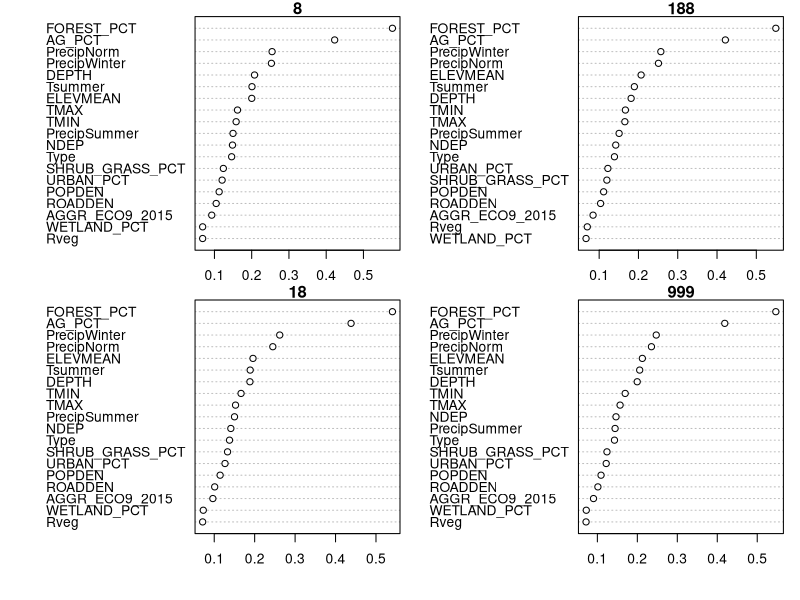
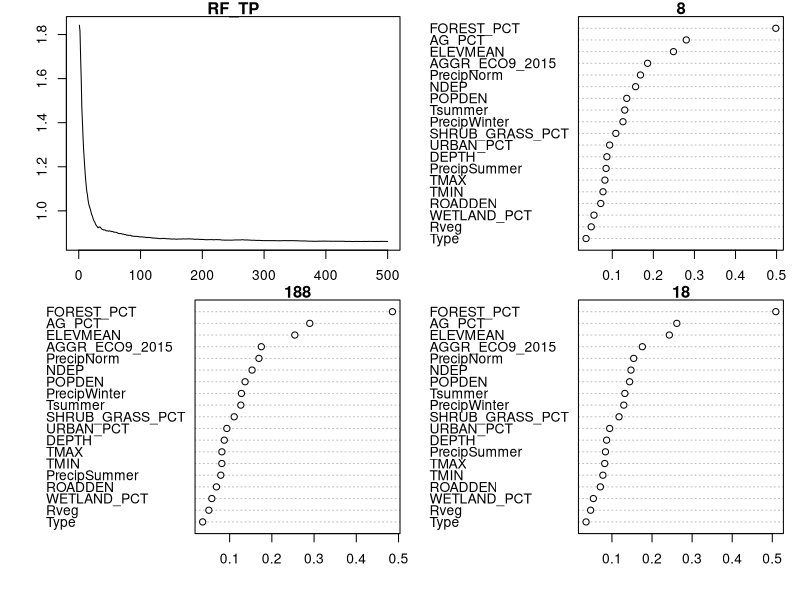

These figures' R source, in order: (Note: a time limit stopped this script after it produced the figures.)
# Author: Katelyn King, adapted code by Ian McCullough
# Date: Jan 4, 2019
#####################################################################################################
#install.packages('randomForest')
#### R libraries ####
library(dplyr)
library(randomForest)
library(ggplot2)

#### load data ####
lake <- read.csv("Data/NLA2012_data.csv", header=T)
stream<-read.csv("Data/NRSA0809_data.csv", header=T)
wetland<-read.csv("Data/NWCA2011_data.csv", header=T)

### Combine all 3 ecosystems 
allecos<-gtools::smartbind(lake, stream, wetland)

### Compare biotic and abiotic variables to predictor variables###
## Random forest procedure
#set up parameters 
ntreez <- 500
par(mfrow=c(2,2))
par(mar=c(2,2,1,1), oma=c(2,2,0,0))
set_string <-c(8, 188, 18, 999) #TRY DIFFERENT SEED SETS 188, 18, 999 top predictors don't change 

### TP #### 
noNAs<-allecos[!(is.na(allecos$TP)),] 
for (i in 1:length(set_string)) {
  set.seed(set_string[i])
  RF_TP <- randomForest(log(TP+1) ~ Rveg + ELEVMEAN + Type + DEPTH + POPDEN + ROADDEN + NDEP + 
                          TMIN + TMAX + PrecipNorm + PrecipSummer + Tsummer + PrecipWinter + AG_PCT + FOREST_PCT +
                          WETLAND_PCT + URBAN_PCT + SHRUB_GRASS_PCT + AGGR_ECO9_2015, 
                        data=noNAs, ntree=ntreez, importance=T, na.action=na.omit)
  RF_TP
  TP_imp <-randomForest::importance(RF_TP, type=1, scale=FALSE) #mean decrease in accuracy (also called permutation accuracy importance).
  imp<-as.data.frame(TP_imp) 
  imp$'Pred'   <-rownames(imp)
  imp <- structure(imp$`%IncMSE`, names = as.character(imp$Pred))
  
  dotchart(imp[order(imp)], xlab = "mean decrease in accuracy",
                main = set_string[i])
  
} 

# diagnostic for if I ran enough trees to reduce MSE  
plot(RF_TP, xlim=c(0,500))

#### TN ##### 
noNAs<-allecos[!(is.na(allecos$TN)),] 
for (i in 1:length(set_string)) { #TRY DIFFERENT SEED SETS 188, 18, 999, 8
  set.seed(set_string[i])
RF_TN <- randomForest(log(TN+1) ~ Rveg + ELEVMEAN + Type + DEPTH + POPDEN + ROADDEN + NDEP + 
                        TMIN + TMAX + PrecipNorm + PrecipSummer + Tsummer + PrecipWinter + AG_PCT + FOREST_PCT +
                        WETLAND_PCT + URBAN_PCT + SHRUB_GRASS_PCT + AGGR_ECO9_2015, 
                      data=noNAs, ntree=ntreez, importance=T, na.action=na.omit)
RF_TN
TN_imp <-randomForest::importance(RF_TN, type=1, scale=FALSE) #mean decrease in accuracy (also called permutation accuracy importance).
imp<-as.data.frame(TN_imp) 
imp$'Pred'   <-rownames(imp)
imp <- structure(imp$`%IncMSE`, names = as.character(imp$Pred))

dotchart(imp[order(imp)], xlab = "mean decrease in accuracy",
         main = set_string[i])

} 

# diagnostic for if I ran enough trees to reduce MSE  
plot(RF_TN, xlim=c(0,500))

#### ChlA ##### 
noNAs<-allecos[!(is.na(allecos$CHLA)),] 
for (i in 1:length(set_string)) { #TRY DIFFERENT SEED SETS 188, 18, 999, 8
  set.seed(set_string[i])
RF_CHLA <- randomForest(log(CHLA+1) ~ Rveg + ELEVMEAN + Type + DEPTH + POPDEN + ROADDEN + NDEP + 
                        TMIN + TMAX + PrecipNorm + PrecipSummer + Tsummer + PrecipWinter + AG_PCT + FOREST_PCT +
                        WETLAND_PCT + URBAN_PCT + SHRUB_GRASS_PCT + AGGR_ECO9_2015, 
                      data=noNAs, ntree=ntreez, importance=T, na.action=na.omit)
RF_CHLA
CHLA_imp <-randomForest::importance(RF_CHLA, type=1, scale=FALSE) #mean decrease in accuracy (also called permutation accuracy importance).
imp<-as.data.frame(CHLA_imp) 
imp$'Pred'   <-rownames(imp)
imp <- structure(imp$`%IncMSE`, names = as.character(imp$Pred))

dotchart(imp[order(imp)], xlab = "mean decrease in accuracy",
         main = set_string[i])

} 
# diagnostic for if I ran enough trees to reduce MSE  
plot(RF_CHLA, xlim=c(0,500))

#### Aquatic Veg ##### 
noNAs<-allecos[!(is.na(allecos$aqveg)),] 
for (i in 1:length(set_string)) { #TRY DIFFERENT SEED SETS 188, 18, 999, 8
  set.seed(set_string[i])
RF_aqveg <- randomForest(log(aqveg+1) ~ Rveg + ELEVMEAN + Type + DEPTH + POPDEN + ROADDEN + NDEP + 
                          TMIN + TMAX + PrecipNorm + PrecipSummer + Tsummer + PrecipWinter + AG_PCT + FOREST_PCT +
                          WETLAND_PCT + URBAN_PCT + SHRUB_GRASS_PCT + AGGR_ECO9_2015, 
                        data=noNAs, ntree=ntreez, importance=T, na.action=na.omit)
RF_aqveg
veg_imp <-randomForest::importance(RF_aqveg, type=1, scale=FALSE) #mean decrease in accuracy (also called permutation accuracy importance).
imp<-as.data.frame(veg_imp) 
imp$'Pred'   <-rownames(imp)
imp <- structure(imp$`%IncMSE`, names = as.character(imp$Pred))

dotchart(imp[order(imp)], xlab = "mean decrease in accuracy",
         main = set_string[i])

} 
# diagnostic for if I ran enough trees to reduce MSE  
plot(RF_aqveg, xlim=c(0,500))

### 4-PANEL PLOT ####

#ggplot 
#TP
  imp<-as.data.frame(TP_imp) 
  imp$'Pred'   <-rownames(imp)
  io<-imp[order(imp$`%IncMSE`),]
  io$`Pred` <- factor(io$`Pred`, levels=io$`Pred`)  # convert to factor to retain sorted order in plot.
  
  theme_set(theme_bw())  

TP<- ggplot(io, aes(x=`Pred`, y=`%IncMSE`)) + 
  geom_point(stat="identity", size=2) + 
  coord_flip(ylim = c(0, 0.6)) + 
  theme(axis.text.y=element_text(face = c('plain', 'plain', 'plain', 'plain',
                                          'plain', 'plain', 'plain', 'plain', 'plain', 'plain',
                                          'plain', 'plain', 'plain', 'plain', 'plain', 'plain', 
                                          'bold', 'bold', 'bold'))) +
  theme(axis.title.x=element_blank()) + 
  theme(axis.title.y=element_blank())

#TN
imp<-as.data.frame(TN_imp) 
imp$'Pred'   <-rownames(imp)
io<-imp[order(imp$`%IncMSE`),]
io$`Pred` <- factor(io$`Pred`, levels=io$`Pred`)  # convert to factor to retain sorted order in plot.

TN<- ggplot(io, aes(x=`Pred`, y=`%IncMSE`)) + 
  geom_point(stat="identity", size=2) + 
  coord_flip(ylim = c(0, 0.6)) + 
  theme(axis.text.y=element_text(face = c( 'plain', 'plain', 'plain', 'plain',
                                          'plain', 'plain', 'plain', 'plain', 'plain', 'plain',
                                          'plain', 'plain', 'plain', 'plain', 'plain', 'bold', 
                                          'bold', 'bold', 'bold'))) +
  theme(axis.title.x=element_blank())  + 
  theme(axis.title.y=element_blank())

#CHL
imp<-as.data.frame(CHLA_imp) 
imp$'Pred'   <-rownames(imp)
io<-imp[order(imp$`%IncMSE`),]
io$`Pred` <- factor(io$`Pred`, levels=io$`Pred`)  # convert to factor to retain sorted order in plot.

CHL<- ggplot(io, aes(x=`Pred`, y=`%IncMSE`)) + 
  geom_point(stat="identity", size=2) + 
  coord_flip(ylim = c(0, 0.4)) + 
  theme(axis.text.y=element_text(face = c('plain', 'plain', 'plain',
                                          'plain', 'plain', 'plain', 'plain', 'plain', 'plain',
                                          'plain', 'plain', 'plain', 'plain', 'plain', 'plain', 
                                          'plain', 'bold', 'bold', 'bold'))) +
  ylab("mean decrease in accuracy") + 
  theme(axis.title.y=element_blank())


#AqVeg
imp<-as.data.frame(veg_imp) 
imp$'Pred'   <-rownames(imp)
io<-imp[order(imp$`%IncMSE`),]
io$`Pred` <- factor(io$`Pred`, levels=io$`Pred`)  # convert to factor to retain sorted order in plot.

veg<- ggplot(io, aes(x=`Pred`, y=`%IncMSE`)) + 
  geom_point(stat="identity", size=2) + 
  coord_flip( ylim = c(0, 0.85)) + 
  theme(axis.text.y=element_text(face = c('plain', 'plain', 'plain',
                                          'plain', 'plain', 'plain', 'plain', 'plain', 'plain',
                                          'plain', 'plain', 'plain', 'plain', 'plain', 'plain', 
                                          'plain', 'plain', 'bold', 'bold'))) +
  ylab("mean decrease in accuracy") + 
  theme(axis.title.y=element_blank())


Fig3<-cowplot::plot_grid(TP, TN, CHL, veg, labels = c('A', 'B', "C", "D"))

#save plot
cowplot::save_plot("Fig3.png", Fig2, ncol = 2, nrow = 2, base_width = 7,
                   base_aspect_ratio = 1.1)

############################################
## Appendix S2 ###
############################################
#plot the number of trees as a function of error 
jpeg('App2.jpeg',width = 7, height = 4, units = 'in', res = 600)
par(mfrow=c(2,2))
par(mar=c(2,2,1,1), oma=c(2,2,0,0))

plot(RF_TP, xlim=c(0,500), main ='')
mtext('A', side = 3, line = 0, adj = -0.1, cex = 1, font=2)
plot(RF_TN, xlim=c(0,500), main ='')
mtext('B', side = 3, line = 0, adj = -0.1, cex = 1, font=2)
plot(RF_CHLA, xlim=c(0,500), main ='')
mtext('C', side = 3, line = 0, adj = -0.1, cex = 1, font=2)
plot(RF_aqveg, xlim=c(0,500), main ='')
mtext('D', side = 3, line = 0, adj = -0.1, cex = 1, font=2)
mtext("number of trees", side = 1, outer = TRUE, cex = 1, line = 1)
mtext("error", side = 2, outer = TRUE, adj=0.53, cex = 1, line = 1)

dev.off()

#### subsampling RF for equal sample size #### 

set.seed(999) #try multiple random bootstrap samples, set.seed( 999, 19, 18, and 188 )
lake_samp<-sample(nrow(lake), size=400, replace = TRUE, prob = NULL)
lake_s <- lake[lake_samp, ]

set.seed(999)
stream_samp<-sample(nrow(stream), size=400, replace = TRUE, prob = NULL)
stream_s <- stream[stream_samp, ]

allecos_s<-gtools::smartbind(lake_s, stream_s, wetland)
allecos_s$lnTP<-log(allecos_s$TP+1)
allecos_s$lnTN<-log(allecos_s$TN+1)
allecos_s$lnCHL<-log(allecos_s$CHLA+1)
allecos_s$lnaqveg<-log(allecos_s$aqveg+1)


#plot importance 
  library(ggplot2)
  theme_set(theme_bw())  

#TP
  
  for (i in 1:length(set_string)) { #TRY DIFFERENT SEED SETS 188, 18, 999, 8
    set.seed(set_string[i])
    s_TP <- randomForest(lnTP ~ Rveg + ELEVMEAN + Type + DEPTH + POPDEN + ROADDEN + NDEP + 
                           TMIN + TMAX + PrecipNorm + PrecipSummer + Tsummer + PrecipWinter + AG_PCT + FOREST_PCT +
                           WETLAND_PCT + URBAN_PCT + SHRUB_GRASS_PCT + AGGR_ECO9_2015, 
                         data=allecos_s, ntree=ntreez, importance=T, na.action=na.omit)
    print(s_TP)
    s_imp <-randomForest::importance(s_TP, type=1, scale=FALSE) 
    imp<-as.data.frame(s_imp) 
    imp$'Pred'   <-rownames(imp)
    imp <- structure(imp$`%IncMSE`, names = as.character(imp$Pred))
    
    dotchart(imp[order(imp)], xlab = "mean decrease in accuracy",
             main = set_string[i])
    
  } 

s_imp <-randomForest::importance(s_TP, type=1, scale=FALSE) 
imp<-as.data.frame(s_imp)  
imp$'Pred'   <-rownames(imp)
io<-imp[order(imp$`%IncMSE`),]
io$`Pred` <- factor(io$`Pred`, levels=io$`Pred`)  # convert to factor to retain sorted order in plot.
  
TP<- ggplot(io, aes(x=`Pred`, y=`%IncMSE`)) + 
    geom_point(stat="identity", size=2) + 
    coord_flip(ylim = c(0, 0.6)) + 
    theme(axis.text.y=element_text(face = c('plain', 'plain', 'plain',
                                            'plain', 'plain', 'plain', 'plain', 'plain', 'plain',
                                            'plain', 'plain', 'plain', 'plain', 'plain', 'bold', 
                                            'bold', 'bold', 'bold',  'bold'))) +
  theme(axis.title.x=element_blank()) + 
    theme(axis.title.y=element_blank())

#TN
for (i in 1:length(set_string)) { #TRY DIFFERENT SEED SETS 188, 18, 999, 8
  set.seed(set_string[i])
  s_TN <- randomForest(lnTN ~ Rveg + ELEVMEAN + Type + DEPTH + POPDEN + ROADDEN + NDEP + 
                         TMIN + TMAX + PrecipNorm + PrecipSummer + Tsummer + PrecipWinter + AG_PCT + FOREST_PCT +
                         WETLAND_PCT + URBAN_PCT + SHRUB_GRASS_PCT + AGGR_ECO9_2015, 
                       data=allecos_s, ntree=ntreez, importance=T, na.action=na.omit)
  print(s_TN)
  s_imp <-randomForest::importance(s_TN, type=1, scale=FALSE) 
  imp<-as.data.frame(s_imp) 
  imp$'Pred'   <-rownames(imp)
  imp <- structure(imp$`%IncMSE`, names = as.character(imp$Pred))
  
  dotchart(imp[order(imp)], xlab = "mean decrease in accuracy",
           main = set_string[i])
  
} 

s_imp <-randomForest::importance(s_TN, type=1, scale=FALSE) 
imp<-as.data.frame(s_imp)  
imp$'Pred'   <-rownames(imp)
io<-imp[order(imp$`%IncMSE`),]
io$`Pred` <- factor(io$`Pred`, levels=io$`Pred`)  # convert to factor to retain sorted order in plot.

TN<- ggplot(io, aes(x=`Pred`, y=`%IncMSE`)) + 
  geom_point(stat="identity", size=2) + 
  coord_flip(ylim = c(0, 0.6)) + 
  theme(axis.text.y=element_text(face = c('plain', 'plain', 'plain', 'plain',
                                          'plain', 'plain', 'plain', 'plain', 'plain', 'plain',
                                          'plain', 'plain', 'plain', 'plain', 'plain', 'bold', 
                                          'bold', 'bold', 'bold'))) +
  theme(axis.title.x=element_blank())  + 
  theme(axis.title.y=element_blank())

#CHL
for (i in 1:length(set_string)) { #TRY DIFFERENT SEED SETS 188, 18, 999, 8
  set.seed(set_string[i])
  s_CHL <- randomForest(lnCHL ~ Rveg + ELEVMEAN + Type + DEPTH + POPDEN + ROADDEN + NDEP + 
                         TMIN + TMAX + PrecipNorm + PrecipSummer + Tsummer + PrecipWinter + AG_PCT + FOREST_PCT +
                         WETLAND_PCT + URBAN_PCT + SHRUB_GRASS_PCT + AGGR_ECO9_2015, 
                       data=allecos_s, ntree=ntreez, importance=T, na.action=na.omit)
  print(s_CHL)
  s_imp <-randomForest::importance(s_CHL, type=1, scale=FALSE) 
  imp<-as.data.frame(s_imp) 
  imp$'Pred'   <-rownames(imp)
  imp <- structure(imp$`%IncMSE`, names = as.character(imp$Pred))
  
  dotchart(imp[order(imp)], xlab = "mean decrease in accuracy",
           main = set_string[i])
  
} 

s_imp <-randomForest::importance(s_CHL, type=1, scale=FALSE) 
imp<-as.data.frame(s_imp)  
imp$'Pred'   <-rownames(imp)
io<-imp[order(imp$`%IncMSE`),]
io$`Pred` <- factor(io$`Pred`, levels=io$`Pred`)  # convert to factor to retain sorted order in plot.

CHL<- ggplot(io, aes(x=`Pred`, y=`%IncMSE`)) + 
  geom_point(stat="identity", size=2) + 
  coord_flip() + 
  theme(axis.text.y=element_text(face = c( 'plain', 'plain', 'plain',
                                          'plain', 'plain', 'plain', 'plain', 'plain', 'plain',
                                          'plain', 'plain', 'plain', 'plain', 'plain', 'plain', 
                                          'plain', 'bold', 'bold', 'bold'))) +
  ylab("mean decrease in accuracy") + 
  theme(axis.title.y=element_blank())


#AqVeg
for (i in 1:length(set_string)) { #TRY DIFFERENT SEED SETS 188, 18, 999, 8
  set.seed(set_string[i])
  s_AQ <- randomForest(lnaqveg ~ Rveg + ELEVMEAN + Type + DEPTH + POPDEN + ROADDEN + NDEP + 
                         TMIN + TMAX + PrecipNorm + PrecipSummer + Tsummer + PrecipWinter + AG_PCT + FOREST_PCT +
                         WETLAND_PCT + URBAN_PCT + SHRUB_GRASS_PCT + AGGR_ECO9_2015, 
                       data=allecos_s, ntree=ntreez, importance=T, na.action=na.omit)
  print(s_AQ)
  s_imp <-randomForest::importance(s_AQ, type=1, scale=FALSE) 
  imp<-as.data.frame(s_imp) 
  imp$'Pred'   <-rownames(imp)
  imp <- structure(imp$`%IncMSE`, names = as.character(imp$Pred))
  
  dotchart(imp[order(imp)], xlab = "mean decrease in accuracy",
           main = set_string[i])
  
} 

s_imp <-randomForest::importance(s_AQ, type=1, scale=FALSE) 
imp<-as.data.frame(s_imp)  
imp$'Pred'   <-rownames(imp)
io<-imp[order(imp$`%IncMSE`),]
io$`Pred` <- factor(io$`Pred`, levels=io$`Pred`)  # convert to factor to retain sorted order in plot.

veg<- ggplot(io, aes(x=`Pred`, y=`%IncMSE`)) + 
    geom_point(stat="identity", size=2) + 
    coord_flip( ylim = c(0, 0.8)) + 
    theme(axis.text.y=element_text(face = c('plain', 'plain', 'plain',
                                            'plain', 'plain', 'plain', 'plain', 'plain', 'plain',
                                            'plain', 'plain', 'plain', 'plain', 'plain', 'plain', 
                                            'plain', 'plain', 'plain',  'bold'))) +
    ylab("mean decrease in accuracy") + 
    theme(axis.title.y=element_blank())
  



Sup2<-cowplot::plot_grid(TP, TN, CHL, veg, labels = c('A', 'B', "C", "D"))

#save plot
cowplot::save_plot("Sup2.png", Sup2, ncol = 2, nrow = 2, base_width = 7,
                   base_aspect_ratio = 1.1)
